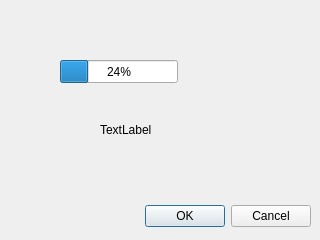
<?xml version="1.0" encoding="UTF-8"?>
<ui version="4.0">
 <class>ProgressbarWindow</class>
 <widget class="QDialog" name="ProgressbarWindow">
  <property name="geometry">
   <rect>
    <x>0</x>
    <y>0</y>
    <width>320</width>
    <height>240</height>
   </rect>
  </property>
  <property name="windowTitle">
   <string>Dialog</string>
  </property>
  <widget class="QDialogButtonBox" name="buttonBox">
   <property name="geometry">
    <rect>
     <x>10</x>
     <y>200</y>
     <width>301</width>
     <height>32</height>
    </rect>
   </property>
   <property name="orientation">
    <enum>Qt::Horizontal</enum>
   </property>
   <property name="standardButtons">
    <set>QDialogButtonBox::Cancel|QDialogButtonBox::Ok</set>
   </property>
  </widget>
  <widget class="QLabel" name="label">
   <property name="geometry">
    <rect>
     <x>100</x>
     <y>120</y>
     <width>63</width>
     <height>20</height>
    </rect>
   </property>
   <property name="text">
    <string>TextLabel</string>
   </property>
  </widget>
  <widget class="QProgressBar" name="progressBar">
   <property name="geometry">
    <rect>
     <x>60</x>
     <y>60</y>
     <width>118</width>
     <height>23</height>
    </rect>
   </property>
   <property name="value">
    <number>24</number>
   </property>
  </widget>
 </widget>
 <resources/>
 <connections>
  <connection>
   <sender>buttonBox</sender>
   <signal>accepted()</signal>
   <receiver>ProgressbarWindow</receiver>
   <slot>accept()</slot>
   <hints>
    <hint type="sourcelabel">
     <x>248</x>
     <y>254</y>
    </hint>
    <hint type="destinationlabel">
     <x>157</x>
     <y>274</y>
    </hint>
   </hints>
  </connection>
  <connection>
   <sender>buttonBox</sender>
   <signal>rejected()</signal>
   <receiver>ProgressbarWindow</receiver>
   <slot>reject()</slot>
   <hints>
    <hint type="sourcelabel">
     <x>316</x>
     <y>260</y>
    </hint>
    <hint type="destinationlabel">
     <x>286</x>
     <y>274</y>
    </hint>
   </hints>
  </connection>
 </connections>
</ui>
